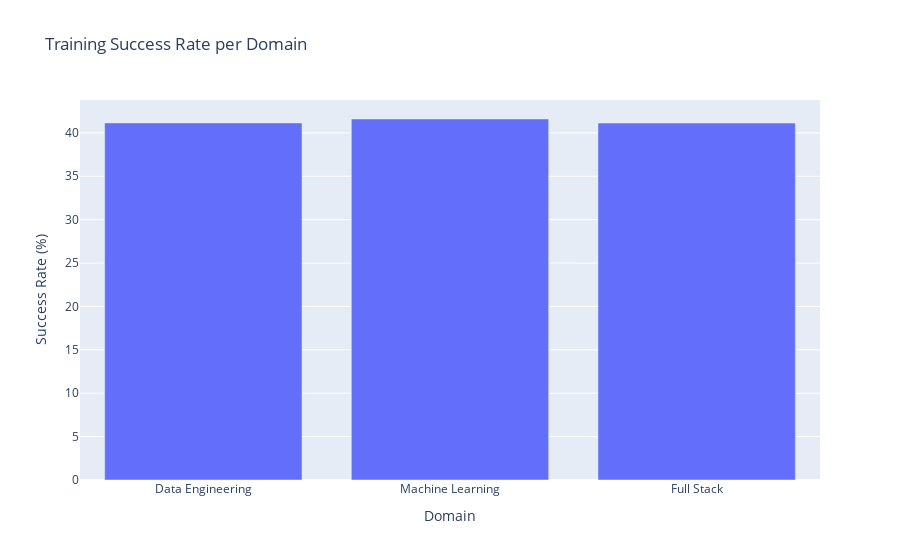

Here is the notebook cell this chart was saved with:
### Code cell
import plotly.express as px

fig = px.bar(domain_overview, x='domainName', y='success_rate', 
             title='Training Success Rate per Domain',
             labels={'domainName': 'Domain', 'success_rate': 'Success Rate (%)'})
fig.show()

### Figure 1 — Plotly figure (JSON) as saved in the notebook; plotly's stock layout.template omitted (floating-point values rounded to 4 significant figures)
{"data": [{"alignmentgroup": "True", "hovertemplate": "Domain=%{x}<br>Success Rate (%)=%{y}<extra></extra>", "legendgroup": "", "marker": {"color": "#636efa", "pattern": {"shape": ""}}, "name": "", "offsetgroup": "", "orientation": "v", "showlegend": false, "textposition": "auto", "type": "bar", "x": ["Data Engineering", "Machine Learning", "Full Stack"], "xaxis": "x", "y": [41.15, 41.6, 41.13], "yaxis": "y"}], "layout": {"barmode": "relative", "legend": {"tracegroupgap": 0}, "title": {"text": "Training Success Rate per Domain"}, "xaxis": {"anchor": "y", "domain": [0, 1], "title": {"text": "Domain"}}, "yaxis": {"anchor": "x", "domain": [0, 1], "title": {"text": "Success Rate (%)"}}}}
